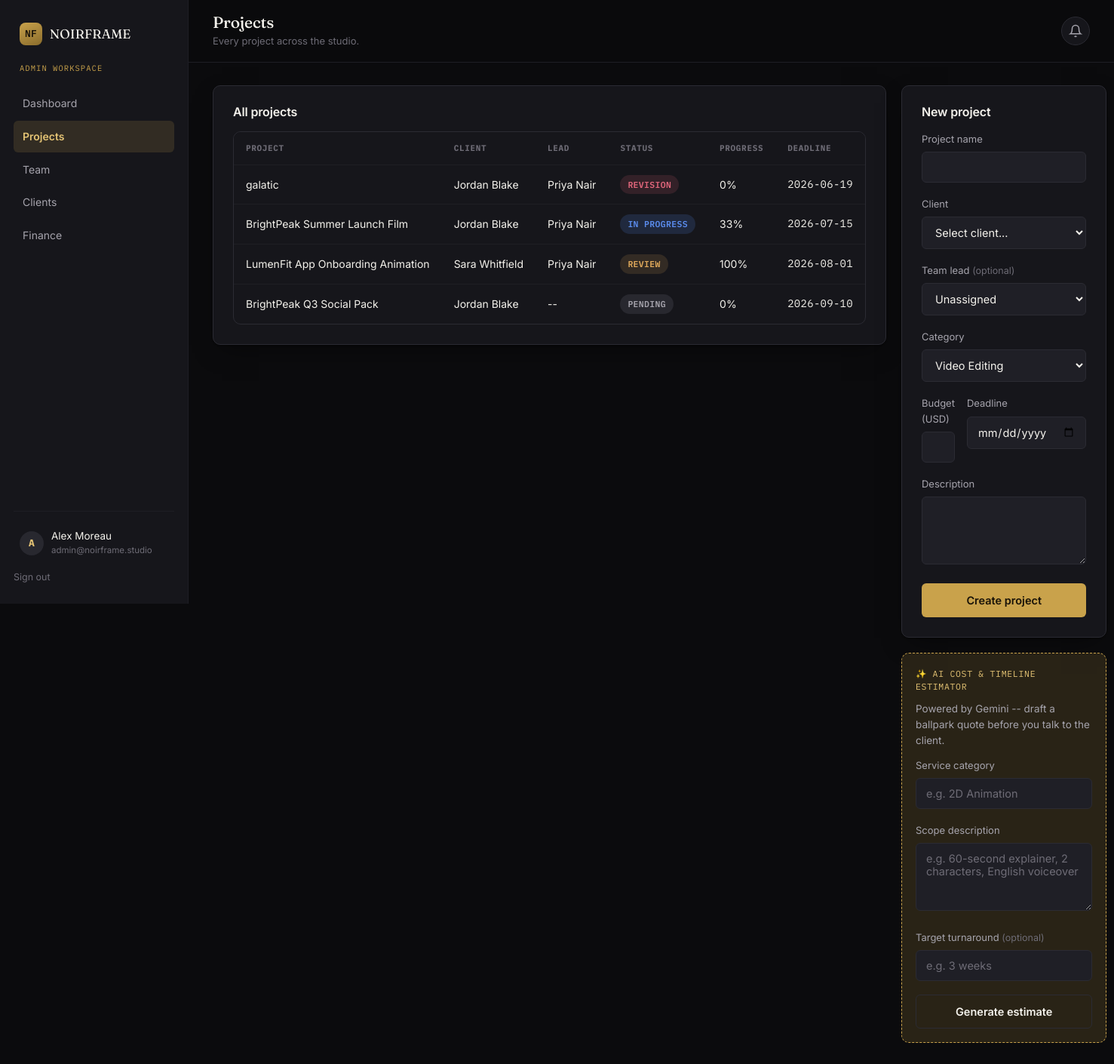
Screenshot of /admin/projects (signed in) with the database file from the repository.
### tables this page shows
CREATE TABLE users (
    id              INTEGER PRIMARY KEY AUTOINCREMENT,
    name            TEXT NOT NULL,
    email           TEXT NOT NULL UNIQUE,
    password_hash   TEXT NOT NULL,
    role            TEXT NOT NULL CHECK (role IN ('admin', 'team_lead', 'employee', 'client')),
    company         TEXT,                      -- only meaningful for clients
    title           TEXT,                      -- job title, employees/team leads
    is_active       INTEGER NOT NULL DEFAULT 1,
    created_at      TEXT NOT NULL DEFAULT (datetime('now'))
);

CREATE TABLE projects (
    id              INTEGER PRIMARY KEY AUTOINCREMENT,
    name            TEXT NOT NULL,
    category        TEXT NOT NULL DEFAULT 'Video Editing',
    client_id       INTEGER NOT NULL REFERENCES users(id) ON DELETE CASCADE,
    team_lead_id    INTEGER REFERENCES users(id) ON DELETE SET NULL,
    description     TEXT,
    budget          REAL DEFAULT 0,
    deadline        TEXT,
    status          TEXT NOT NULL DEFAULT 'Pending'
                        CHECK (status IN ('Pending','In Progress','Review','Revision','Approved','Delivered')),
    progress        INTEGER NOT NULL DEFAULT 0,   -- 0-100, recalculated from tasks
    ai_summary      TEXT,
    ai_estimate     TEXT,
    created_at      TEXT NOT NULL DEFAULT (datetime('now'))
);

### blueprints/admin.py (the view, shortened to what this page needs)
@bp.route("/projects", methods=["GET", "POST"])
@role_required("admin")
def projects():
    rows = query_all(
        """SELECT p.*, u.name AS client_name, t.name AS lead_name
           FROM projects p
           JOIN users u ON u.id = p.client_id
           LEFT JOIN users t ON t.id = p.team_lead_id
           ORDER BY p.created_at DESC"""
    )
    clients_list = query_all("SELECT id, name, company FROM users WHERE role='client' ORDER BY name")
    leads_list = query_all("SELECT id, name FROM users WHERE role='team_lead' ORDER BY name")
    return render_template(
        "admin/projects.html", projects=rows, clients=clients_list, leads=leads_list
    )

### db.py (called while the page is built)
def get_db():
    if "db" not in g:
        g.db = sqlite3.connect(current_app.config["DATABASE_PATH"])
        g.db.row_factory = sqlite3.Row
        g.db.execute("PRAGMA foreign_keys = ON")
    return g.db

def query_all(sql, params=()):
    return get_db().execute(sql, params).fetchall()

def query_one(sql, params=()):
    return get_db().execute(sql, params).fetchone()

### templates/admin/projects.html (shortened to what this page needs)
{% extends "dashboard_base.html" %}
{% set active = 'projects' %}
{% block page_title %}Projects{% endblock %}
{% block page_meta %}Every project across the studio.{% endblock %}
{% block dash_content %}
<div class="cols-2">
  <div class="card">
    <div class="panel-head"><h3>All projects</h3></div>
    {% if projects %}
      <div class="table-wrap">
        <table>
          <thead><tr><th>Project</th><th>Client</th><th>Lead</th><th>Status</th><th>Progress</th><th>Deadline</th></tr></thead>
          <tbody>
            {% for p in projects %}
              <tr onclick="window.location='{{ url_for('admin.project_detail', project_id=p.id) }}'" style="cursor:pointer;">
                <td>{{ p.name }}</td>
                <td>{{ p.client_name }}</td>
                <td>{{ p.lead_name or '--' }}</td>
                <td><span class="badge badge--{{ p.status|lower|replace(' ', '-') }}">{{ p.status }}</span></td>
                <td>{{ p.progress }}%</td>
                <td class="mono">{{ p.deadline or '--' }}</td>
              </tr>
            {% endfor %}
          </tbody>
        </table>
      </div>
    {% else %}
      <div class="empty"><h4>No projects yet</h4><p>Create your first project using the form.</p></div>
    {% endif %}
  </div>
  <div>
    <div class="card" style="margin-bottom:20px;">
      <div class="panel-head"><h3>New project</h3></div>
      <form method="POST">
        <div class="form-group">
          <label for="name">Project name</label>
          <input type="text" id="name" name="name" required>
        </div>
        <div class="form-group">
          <label for="client_id">Client</label>
          <select id="client_id" name="client_id" required>
            <option value="">Select client...</option>
          </select>
        </div>
        <div class="form-group">
          <label for="team_lead_id">Team lead <span class="hint">(optional)</span></label>
          <select id="team_lead_id" name="team_lead_id">
            <option value="">Unassigned</option>
          </select>
        </div>
        <div class="form-group">
          <label for="category">Category</label>
          <select id="category" name="category">
            <option>Video Editing</option>
          </select>
        </div>
        <div class="form-row">
          <div class="form-group">
            <label for="budget">Budget (USD)</label>
            <input type="number" id="budget" name="budget" min="0" step="50">
          </div>
          <div class="form-group">
            <label for="deadline">Deadline</label>
            <input type="date" id="deadline" name="deadline">
          </div>
        </div>
        <div class="form-group">
          <label for="description">Description</label>
          <textarea id="description" name="description"></textarea>
        </div>
        <button type="submit" class="btn btn--primary btn--block">Create project</button>
      </form>
    </div>
    <div class="ai-panel">
      <div class="ai-panel__head">&#10024; AI Cost &amp; Timeline Estimator</div>
      <p style="margin-bottom:12px; font-size:13.5px;">Powered by Gemini -- draft a ballpark quote before you talk to the client.</p>
      <form id="cost-estimate-form">
        <div class="form-group">
          <label for="est-category">Service category</label>
          <input type="text" id="est-category" name="category" placeholder="e.g. 2D Animation" required>
        </div>
        <div class="form-group">
          <label for="est-scope">Scope description</label>
          <textarea id="est-scope" name="scope" placeholder="e.g. 60-second explainer, 2 characters, English voiceover" required></textarea>
        </div>
        <div class="form-group">
          <label for="est-duration">Target turnaround <span class="hint">(optional)</span></label>
          <input type="text" id="est-duration" name="duration_hint" placeholder="e.g. 3 weeks">
        </div>
        <button type="submit" class="btn btn--outline btn--block">Generate estimate</button>
      </form>
    </div>
  </div>
</div>
{% endblock %}

### templates/dashboard_base.html (shortened to what this page needs)
{% extends "base.html" %}
{% block body_class %}{% endblock %}
{% block content %}
<div class="app-shell">
  <aside class="sidebar">
    <a href="{{ url_for('main.index') }}" class="sidebar__brand brand" style="font-size:17px;">
      <span class="brand__mark">NF</span> {{ company_name }}
    </a>
    <div class="sidebar__role">{{ current_user.role.replace('_',' ') }} workspace</div>
    <nav>
      {% if current_user.role == 'admin' %}
        <a href="{{ url_for('admin.dashboard') }}" class="{{ 'active' if active=='dashboard' }}">Dashboard</a>
        <a href="{{ url_for('admin.projects') }}" class="{{ 'active' if active=='projects' }}">Projects</a>
        <a href="{{ url_for('admin.employees') }}" class="{{ 'active' if active=='employees' }}">Team</a>
        <a href="{{ url_for('admin.clients') }}" class="{{ 'active' if active=='clients' }}">Clients</a>
        <a href="{{ url_for('admin.finance') }}" class="{{ 'active' if active=='finance' }}">Finance</a>
      {% elif current_user.role == 'client' %}
        <a href="{{ url_for('client.dashboard') }}" class="{{ 'active' if active=='dashboard' }}">Dashboard</a>
        <a href="{{ url_for('client.invoices') }}" class="{{ 'active' if active=='invoices' }}">Invoices</a>
      {% endif %}
    </nav>
    <div class="sidebar__footer">
      <div class="sidebar__user">
        <div class="avatar">{{ current_user.name[:1] }}</div>
        <div>
          {{ current_user.name }}
          <small>{{ current_user.email }}</small>
        </div>
      </div>
      <a href="{{ url_for('auth.logout') }}" class="logout-link">Sign out</a>
    </div>
  </aside>
  <div class="main-area">
    <div class="topbar">
      <div>
        <h1>{% block page_title %}Dashboard{% endblock %}</h1>
        <div class="topbar__meta">{% block page_meta %}{% endblock %}</div>
      </div>
      <div class="bell">
        <button class="bell-btn" id="bell-btn" aria-label="Notifications">
          <svg width="18" height="18" viewBox="0 0 24 24" fill="none" stroke="currentColor" stroke-width="2"><path d="M18 8a6 6 0 0 0-12 0c0 7-3 9-3 9h18s-3-2-3-9"/><path d="M13.73 21a2 2 0 0 1-3.46 0"/></svg>
        </button>
      </div>
    </div>
    <div class="content">
      {% block dash_content %}{% endblock %}
    </div>
  </div>
</div>
{% endblock %}

### rows the page displays
users: role.replace "ADMIN", name "A", name "Alex Moreau", email "admin@noirframe.studio"
projects: name "galatic", client_name "Jordan Blake", name "Priya Nair", status "REVISION", progress "0", deadline "2026-06-19"
projects: name "BrightPeak Summer Launch Film", client_name "Jordan Blake", name "Priya Nair", status "IN PROGRESS", progress "33", deadline "2026-07-15"
projects: name "LumenFit App Onboarding Animation", client_name "Sara Whitfield", name "Priya Nair", status "REVIEW", progress "100", deadline "2026-08-01"
projects: name "BrightPeak Q3 Social Pack", client_name "Jordan Blake", lead_name "--", status "PENDING", progress "0", deadline "2026-09-10"

### other values shown
{{ company_name }} "NOIRFRAME"
